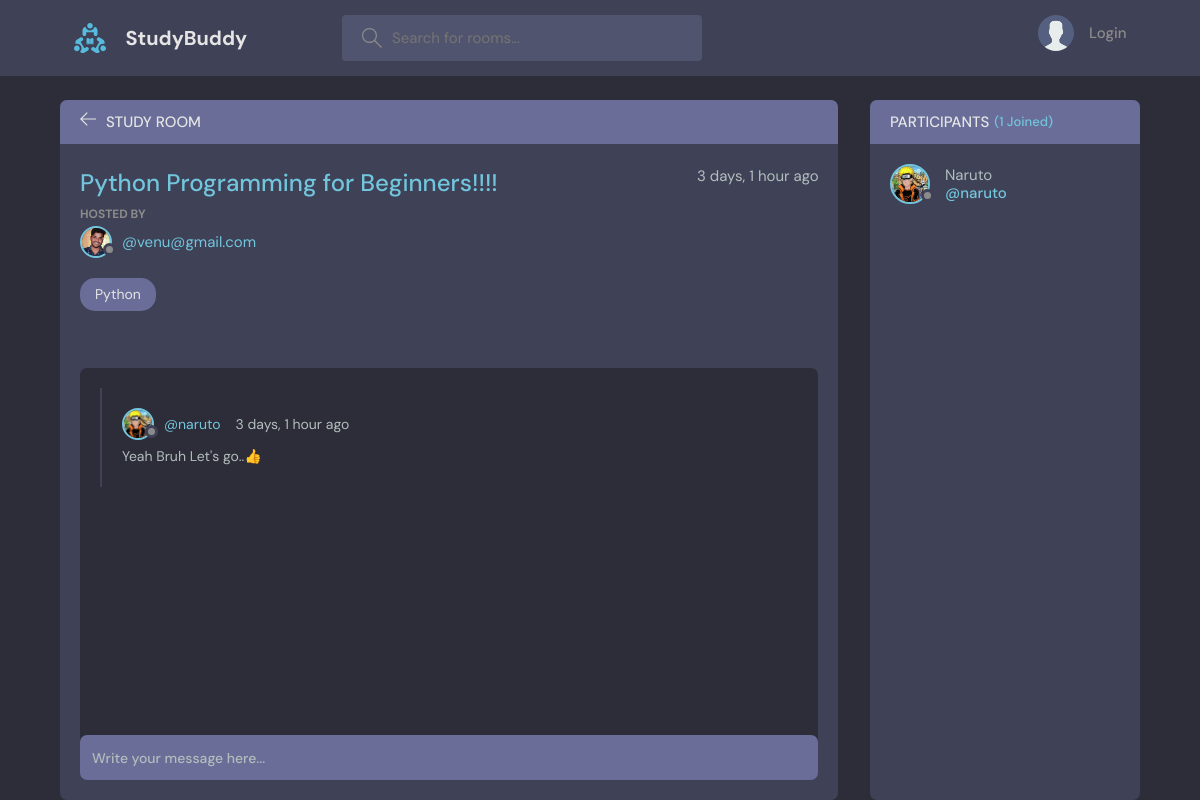
The page /room/4/ on the database its author committed.
### base/models.py (models this page shows, shortened)
class Room(models.Model):
    host = models.ForeignKey(User, on_delete=models.SET_NULL, null=True)
    topic = models.ForeignKey(Topic, on_delete=models.SET_NULL, null=True)
    name = models.CharField(max_length=200)
    description = models.TextField(null=True, blank=True)
    participants = models.ManyToManyField(User, related_name='participants', blank=True)
    updated = models.DateTimeField(auto_now=True)
    created = models.DateTimeField(auto_now_add=True)
    class Meta:
        ordering = ['-updated', '-created']

class User(AbstractUser):
    name = models.CharField(max_length=200, null=True)
    email = models.EmailField(unique=True, null=True)
    bio = models.TextField(null=True)
    avatar = models.ImageField(null=True, default="avatar.svg")
    USERNAME_FIELD = 'email'
    REQUIRED_FIELDS = []

class Topic(models.Model):
    name =models.CharField(max_length=200)
    def __str__(self):
        return self.name

class Message(models.Model):
    user = models.ForeignKey(User, on_delete=models.CASCADE)
    room = models.ForeignKey(Room, on_delete=models.CASCADE)
    body = models.TextField()
    updated = models.DateTimeField(auto_now=True)
    created = models.DateTimeField(auto_now_add=True)
    class Meta:
        ordering = ['-updated', '-created']

### base/views.py (the view, shortened to what this page needs)
# urls.py: path('room/<str:pk>/', views.room, name='room'),
def room(request, pk):
    room = Room.objects.get(id=pk)
    room_messages = room.message_set.all()
    participants = room.participants.all()
    context = {'room' : room, 'room_messages': room_messages, 'participants':participants}
    return render(request, 'base/room.html', context)

### base/templates/base/room.html (shortened to what this page needs)
{% extends 'main.html' %}
{% block content %}
<main class="profile-page layout layout--2">
  <div class="container">
    <div class="room">
      <div class="room__top">
        <div class="room__topLeft">
          <a href="{% url 'home' %}">
            <svg version="1.1" xmlns="http://www.w3.org/2000/svg" width="32" height="32" viewBox="0 0 32 32">
              <title>arrow-left</title>
              <path
                d="M13.723 2.286l-13.723 13.714 13.719 13.714 1.616-1.611-10.96-10.96h27.625v-2.286h-27.625l10.965-10.965-1.616-1.607z">
              </path>
            </svg>
          </a>
          <h3>Study Room</h3>
        </div>
      </div>
      <div class="room__box scroll">
        <div class="room__header scroll">
          <div class="room__info">
            <h3>{{room.name}}</h3>
            <span>{{room.created|timesince}} ago</span>
          </div>
          <div class="room__hosted">
            <p>Hosted By</p>
            <a href="{% url 'user-profile' room.host.id %}" class="room__author">
              <div class="avatar avatar--small">
                <img src="{{room.host.avatar.url}}" />
              </div>
              <span>@{{room.host}}</span>
            </a>
          </div>
          <span class="room__topics">{{room.topic}}</span>
        </div>
        <div class="room__conversation">
          <div class="threads scroll">
            {% for message in room_messages %}
            <div class="thread">
              <div class="thread__top">
                <div class="thread__author">
                  <a href="{% url 'user-profile' message.user.id %}" class="thread__authorInfo">
                    <div class="avatar avatar--small">
                      <img src="{{message.user.avatar.url}}" />
                    </div>
                    <span>@{{message.user.username}}</span>
                  </a>
                  <span class="thread__date">{{message.created|timesince}} ago</span>
                </div>
              </div>
              <div class="thread__details">
                {{message.body}}
              </div>
            </div>
            {% endfor %}
          </div>
        </div>
      </div>
      <div class="room__message">
        <form action="" method="POST">
          <input name="body" placeholder="Write your message here..." />
        </form>
      </div>
    </div>
    <div class="participants">
      <h3 class="participants__top">Participants <span>({{participants.count}} Joined)</span></h3>
      <div class="participants__list scroll">
        {% for user in participants %}
        <a href="{% url 'user-profile' user.id %}" class="participant">
          <div class="avatar avatar--medium">
            <img src="{{user.avatar.url}}" />
          </div>
          <p>
            {{user.username.capitalize}}
            <span>@{{user.username}}</span>
          </p>
        </a>
        {% endfor %}
      </div>
    </div>
  </div>
</main>
{% endblock %}

### rows shown on the page
Room: name "Python Programming for Beginners!!!!", created "3 days, 1 hour", host.avatar (picture), host "venu@gmail.com", topic "Python"
Message: user.avatar (picture), user.username "naruto", created "3 days, 1 hour", body "Yeah Bruh Let's go..👍"
User: avatar (picture), username "Naruto", username "naruto"

### other values the page prints
{{ participants.count }} "1"
